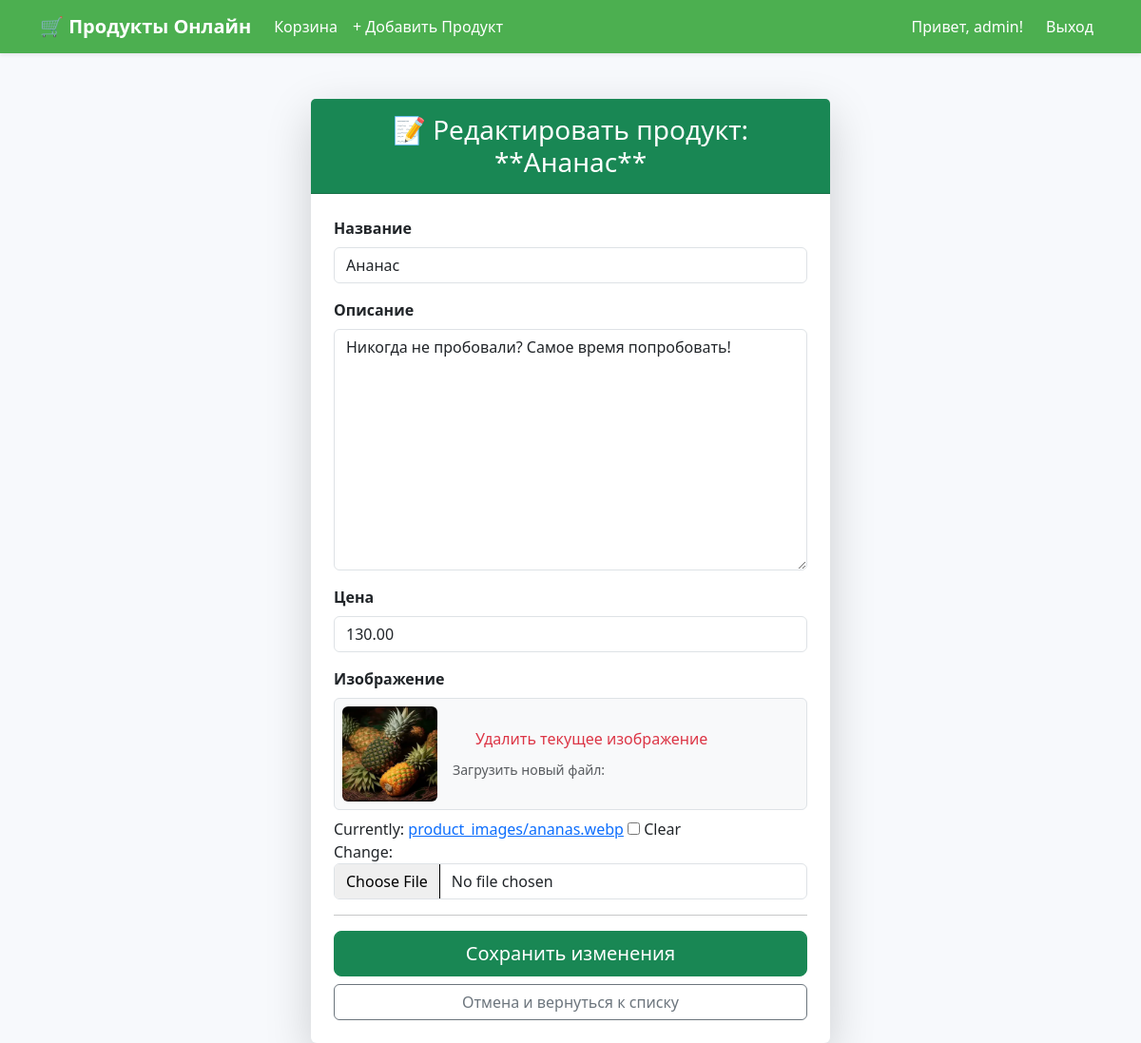
Page /product/4/edit/ (signed in) on the committed database.
### grocery/models.py (models this page shows, shortened)
class Product(models.Model):
    name = models.CharField(max_length=200, verbose_name="Название")
    description = models.TextField(verbose_name="Описание")
    price = models.DecimalField(max_digits=10, decimal_places=2, verbose_name="Цена")
    image = models.ImageField(upload_to='product_images/', blank=True, null=True, verbose_name="Изображение")
    def get_image_url(self):
        if self.image:
            return self.image.url
        return 'https://via.placeholder.com/400x200?text=Нет+изображения'

### grocery/views.py (the view)
# urls.py: path('product/<int:pk>/edit/', ProductUpdateView.as_view(), name='product_update'),
@method_decorator(login_required, name='dispatch')
class ProductUpdateView(UpdateView):
    model = Product
    fields = ['name', 'description', 'price', 'image']  # Используем 'image'
    success_url = reverse_lazy('product_list')
    template_name = 'product_form.html'
    def dispatch(self, request, *args, **kwargs):
        if not request.user.is_superuser:
            return redirect('product_list')
        return super().dispatch(request, *args, **kwargs)

### templates/product_form.html (shortened to what this page needs)
{% extends "base.html" %}
{% block content %}
<div class="row justify-content-center mt-5">
    <div class="col-md-8 col-lg-6">
        <div class="card shadow-lg border-0">
            <div class="card-header bg-success text-white text-center py-3">
                <h3 class="mb-0">
                    {% if form.instance.pk %}
                        📝 Редактировать продукт: **{{ form.instance.name }}**
                    {% else %}
                        ➕ Добавить новый продукт
                    {% endif %}
                </h3>
            </div>
            <div class="card-body p-4">
                <form method="post" enctype="multipart/form-data">
                    {% for field in form %}
                        <div class="mb-3">
                            <label for="{{ field.id_for_label }}" class="form-label fw-bold">{{ field.label }}</label>
                            {% if field.name == 'image' and form.instance.image %}
                                <div class="mb-2 p-2 border rounded bg-light d-flex align-items-center">
                                    <img src="{{ form.instance.get_image_url }}" alt="Текущее изображение" style="width: 100px; height: 100px; object-fit: cover;" class="me-3 rounded">
                                    <div>
                                        <div class="form-check">
                                            <label class="form-check-label text-danger" for="{{ field.id_for_label }}_0">
                                                Удалить текущее изображение
                                            </label>
                                        </div>
                                        <p class="mt-2 mb-0">
                                            <small class="text-muted">Загрузить новый файл:</small>
                                        </p>
                                    </div>
                                </div>
                                {{ field }}
                            {% else %}
                                {{ field }}
                            {% endif %}
                        </div>
                    {% endfor %}
                    <hr>
                    <div class="d-grid gap-2">
                        <button type="submit" class="btn btn-success btn-lg">
                            {% if form.instance.pk %}Сохранить изменения{% else %}Создать продукт{% endif %}
                        </button>
                        <a href="{% url 'product_list' %}" class="btn btn-outline-secondary">
                            Отмена и вернуться к списку
                        </a>
                    </div>
                </form>
            </div>
        </div>
    </div>
</div>
{% endblock %}

### templates/base.html (shortened to what this page needs)
{% load static %}
<!DOCTYPE html>
<html lang="ru">
<head>
    <link href="https://cdn.jsdelivr.net/npm/bootstrap@5.3.3/dist/css/bootstrap.min.css" rel="stylesheet">
</head>
<body>
    <nav class="navbar navbar-expand-lg navbar-dark bg-success shadow-sm">
        <div class="container">
            <a class="navbar-brand fw-bold" href="{% url 'product_list' %}">
                🛒 Продукты Онлайн
            </a>
            <div class="collapse navbar-collapse" id="navbarNav">
                <ul class="navbar-nav me-auto mb-2 mb-lg-0">
                    <li class="nav-item">
                        <a class="nav-link" href="{% url 'cart' %}">
                            Корзина
                        </a>
                    </li>
                    {% if user.is_superuser %}
                    <li class="nav-item">
                        <a class="nav-link text-warning" href="{% url 'product_create' %}">
                            + Добавить Продукт
                        </a>
                    </li>
                    {% endif %}
                </ul>
                <ul class="navbar-nav">
                    {% if user.is_authenticated %}
                        <li class="nav-item">
                            <span class="nav-link">Привет, {{ user.username }}!</span>
                        </li>
                        <li class="nav-item">
                            <a class="nav-link btn btn-outline-light ms-2" href="{% url 'logout' %}">Выход</a>
                        </li>
                    {% endif %}
                </ul>
            </div>
        </div>
    </nav>
    <main class="container mt-4">
        {% block content %}
        {% endblock %}
    </main>
</body>
</html>

### templates/base.html (style rules this page uses)
body { background-color: #f7f9fc; }
.navbar { background-color: #4CAF50 !important; }
.navbar-brand, .nav-link { color: white !important; }

### rows in the picture
Product: instance.name "Ананас", form "Ананас" "Никогда не пробовали? Самое время попробовать!" "130.00", instance.get_image_url (picture)

### other values in the picture
{{ user.username }} "admin"
{{ field.label }} "Название" "Описание" "Цена" "Изображение"
